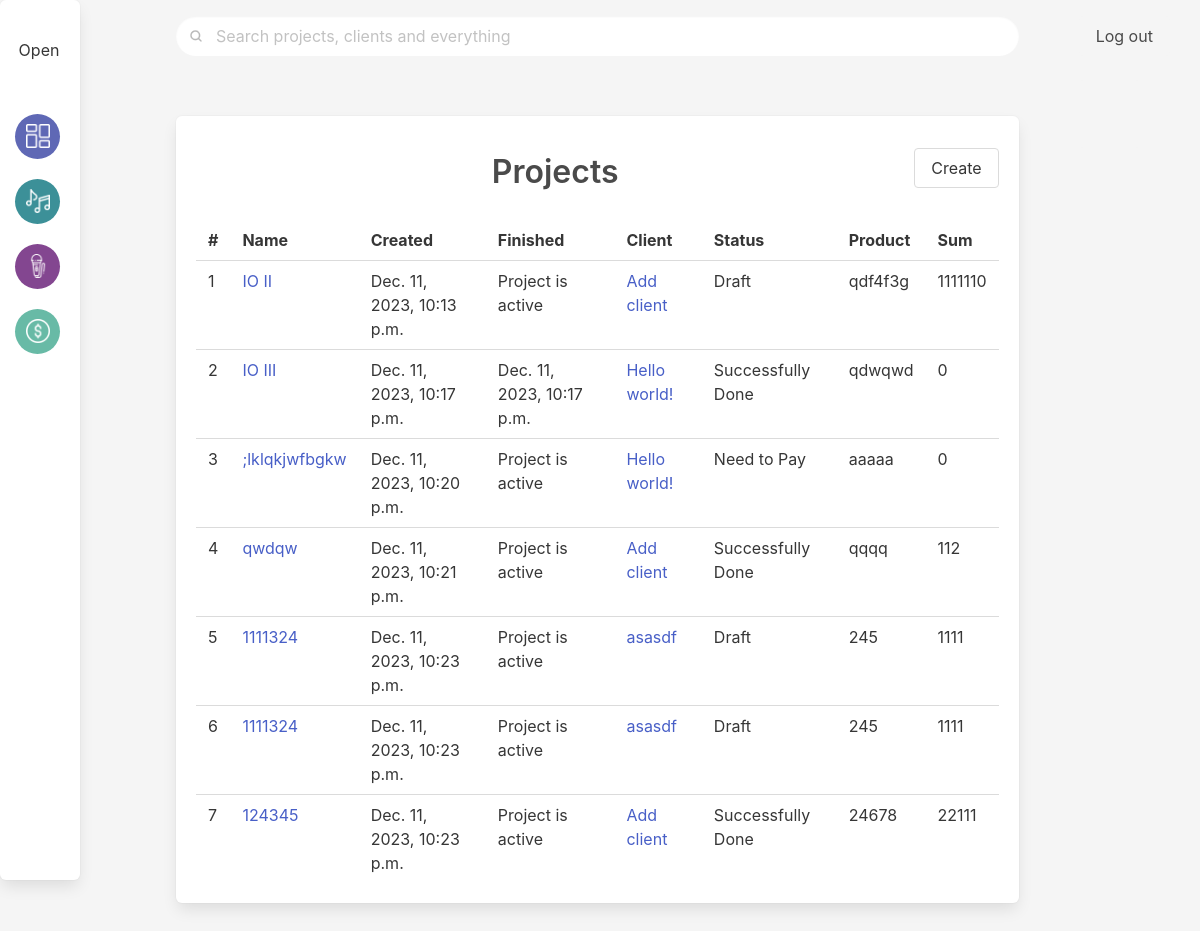
The app's page /projects/, older data.
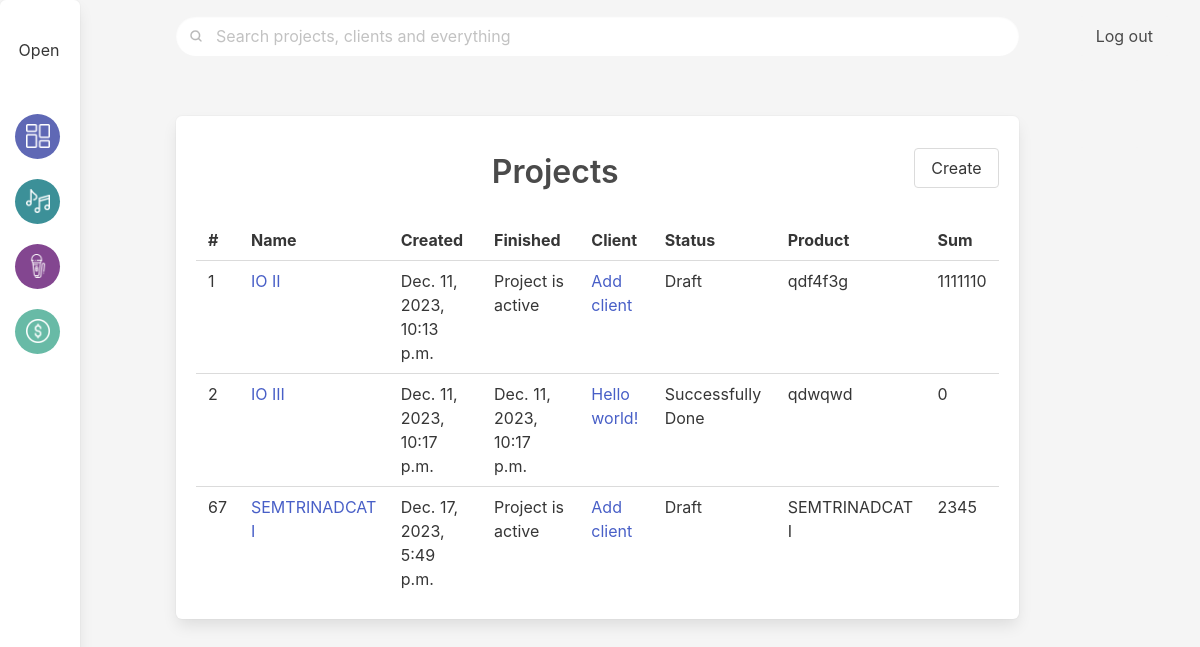
The same page, newer data.
### ipmalpha/models.py (models this page shows, shortened)
class Project(models.Model):
    project_name = models.CharField(max_length=512, unique = True)
    project_created = models.DateTimeField(null=True, default=timezone.now)
    project_finished = models.DateTimeField(null=True)
    project_status = models.ForeignKey(Status, on_delete=models.PROTECT, null=True, default="Draft")
    project_client = models.ForeignKey(Client, on_delete=models.PROTECT, null=True, related_name='project')
    project_product = models.CharField(max_length=512)
    project_sum = models.IntegerField(default=0)
    def get_absolute_url(self):
        return reverse("project_detail", kwargs={'pk': self.pk})
    class Meta:
        ordering = ["pk"]
        verbose_name = "project"
        verbose_name_plural = "projects"
    pass

class Status(models.Model):
    status_name = models.CharField(max_length=100)
    status_color = models.CharField(max_length=512, default='table-primary')
    def __str__(self):
        return self.status_name
    class Meta:
        ordering = ["id"]
        verbose_name = "status"
        verbose_name_plural = "statuses"
    pass

### ipmclients/models.py (models this page shows, shortened)
class Client(models.Model):
    client_name = models.CharField(max_length=512, unique = True)
    def __str__(self):
        return self.client_name
    client_contact = models.CharField(max_length=512, null=True)
    client_telegram = models.CharField(max_length=64, null=True)
    client_phone = models.CharField(max_length=11, null=True)
    client_roletype = models.CharField(max_length=512, null=True)
    client_agreements = models.CharField(max_length=1024, null=True)
    client_active = models.BooleanField(default=True)
    def get_absolute_url(self):
        return reverse("client_detail", kwargs={'pk': self.pk})
    class Meta:
        ordering = ["id"]
        verbose_name = "client"
        verbose_name_plural = "clients"
    pass

### ipmalpha/views.py (the view)
# urls.py: path('projects/', projects_page, name="projects_page"),
def projects_page(request):
    all_projects = Project.objects.all()
    successmessagetext = ""
    if request.method == 'POST':
        projectform = AddProjectForm(request.POST)
        if projectform.is_valid():
            successmessagetext = 'Successfully created the project'
            try:
                projectform.save()
                messages.success(request, 'Project Added')
                return HttpResponseRedirect(reverse('projects_page'))
            except:
                projectform.add_error(None, "Error")
                projectform = AddProjectForm()
    else:
        projectform = AddProjectForm()
    client_results = Client.objects.all()
    return render(request, 'projects_page.html', {'projects': Project.objects.all(), 'projectform': projectform, 'all_projects': all_projects, 'transaction': Transaction.objects.all(), 'showclient': client_results, 'successmessagetext': successmessagetext})

### templates/projects_page.html (shortened to what this page needs)
{% extends 'main/index.html' %}
{% load static %}
{% block content %}
<div class="column is-11 py-6 px-6">
    <div class="box has-background-white">
    <h1 class="is-size-3 has-text-centered has-text-weight-semibold pt-3 pb-5">Projects
      <button class="button is-pulled-right modalProjectsFormButton" data-target="modalProjectsForm">Create</button></h1>
    <table class="table is-hoverable is-fullwidth">
      <tr>
        <th>#
        </th>
        <th>Name
        </th>
        <th>Created
        </th>
        <th>Finished
        </th>
        <th>Client
        </th>
        <th>Status
        </th>
        <th>Product
        </th>
        <th>Sum
        </th>
      </tr>
      {% if projects %}
        {% for project in projects %}
        <tr class="is-size-6 truncate-text">
          <td>{{ project.id }}
          </td>
          <td class="truncate-text"><a href="{{ project.get_absolute_url }}"> {{ project.project_name }}</a>
          </td>
          <td>{{ project.project_created }}
          </td>
          <td>{% if project.project_finished %}
            {{ project.project_finished }}
            {% else %}
            Project is active
            {% endif %}
          </td>
          <td><a href="{{ project.project_client.get_absolute_url }}">{{ project.project_client.client_name }} </a>
          </td>
          <td><span class="text-{{ project.project_status.status_color }}"> {{ project.project_status }} </span>
          </td>
          <td>{{ project.project_product }}
          </td>
          <td>{{ project.project_sum }}
          </td>
        </tr>
        {% endfor %}
        {% else %}
        <tr>
          <td></td>
          <td colspan="8"><span class="text-secondary">No projects yet. Create a project in a right sidebar to start working. </span> </td>
        </tr>
        {% endif%}
    </table>
    </div>
  </div>
  <div class="column is-1">
    <div class="">
      <div class="notification notification-on-top is-primary is-hidden has-text-grey-light pt-6 pl-0 ml-0">
      </div>
    </div>
  </div>
  {% endblock %}

### templates/main/index.html (shortened to what this page needs)
{% load static %}
<!DOCTYPE html>
<html class="has-background-light">
  <head>
    <link rel="stylesheet" href="https://cdn.jsdelivr.net/npm/bulma@0.9.4/css/bulma.min.css">
    <link type="text/css" rel="stylesheet" href="{% static 'css/styles.css'%}">
  </head>
  <body>
    {% include 'main/sidebar.html' %}
    <section class="section body-content pt-4">
        <div class="columns pl-6">
          {% include 'main/toolbar.html' %}
        </div>
        <div class="columns pl-6">
          {% block content %}
          {% endblock %}
        </div>
    </section>
  </body>
</html>

### templates/main/sidebar.html (shortened to what this page needs)
{% load static %}
<div class="box has-background-white sidebar-small is-pulled-left is-ghost">
    <button class="button open-sidebar pl-5">Open</button>
    <div class="sidebar-content">
    <ul class="pt-5">
      <li class="sidebar-icon  dashboard-icon"><a href="/"><img src="{% static 'assets/img/dashboard-white.png'%}" class="icon"></a></li>
      <li class="sidebar-icon  projects-icon"><a href="/projects/"><img src="{% static 'assets/img/projects-white.png'%}" class="icon"/></a></li>
      <li class="sidebar-icon  clients-icon"><a href="/clients/"><img src="{% static 'assets/img/clients-white.png'%}" class="icon"/></a></li>
      <li class="sidebar-icon  finance-icon"><a href="/finance/"><img src="{% static 'assets/img/finance-white.png'%}" class="icon"/></a></li>
    </ul>
  </div>
</div>

### templates/main/toolbar.html (shortened to what this page needs)
{% load static %}
<div class="column is-11 pl-6 pr-6">
        <div class="field">
            <p class="control has-icons-left">
              <input class="input is-rounded" type="text" placeholder="Search projects, clients and everything">
              <span class="icon is-small is-left">
              </span>
            </p>
          </div>
    </div>
    <div class="column is-1 pr-6">
        <button class="button is-light">Log out</button>
    </div>

### static/css/styles.css (style rules this page uses)
.sidebar-small { height: 110vh; position: sticky; display: inline-block; vertical-align: top; max-height: 100%; height: 110vh; overflow-y: auto; width: 10vh; top: 0; bottom: 0; padding-left: 15px; padding-top: 30px; padding-right: 30px; }
.open-sidebar { border: 0px; width: 30px; }
.sidebar-icon { margin-top: 20px; color: white; display: block; width: 45px; height: 45px; border-radius: 100px; background-color: grey; text-align: center; line-height: 42pt; }
.dashboard-icon { background-color: #5F68B5; }
.projects-icon { background-color: #3C9098; }
.clients-icon { background-color: #834690; }
.finance-icon { background-color: #68BAA6; }
.input { border: 0px; }
.body-content { margin: 0px; }

Row changes from the older to the newer data that the page shows:
removed Project: id "3", project_name ";lklqkjwfbgkw", project_created "Dec. 11, 2023, 10:20 p.m.", shows "Project is active", project_client.client_name "Hello world!", project_status "Need to Pay", project_product "aaaaa", project_sum "0"
removed Project: id "4", project_name "qwdqw", project_created "Dec. 11, 2023, 10:21 p.m.", shows "Project is active", project_client.client_name "Add client", project_status "Successfully Done", project_product "qqqq", project_sum "112"
removed Project: id "5", project_name "1111324", project_created "Dec. 11, 2023, 10:23 p.m.", shows "Project is active", project_client.client_name "asasdf", project_status "Draft", project_product "245", project_sum "1111"
removed Project: id "6", project_name "1111324", project_created "Dec. 11, 2023, 10:23 p.m.", shows "Project is active", project_client.client_name "asasdf", project_status "Draft", project_product "245", project_sum "1111"
removed Project: id "7", project_name "124345", project_created "Dec. 11, 2023, 10:23 p.m.", shows "Project is active", project_client.client_name "Add client", project_status "Successfully Done", project_product "24678", project_sum "22111"
added Project: id "67", project_name "SEMTRINADCAT I", project_created "Dec. 17, 2023, 5:49 p.m.", shows "Project is active", project_client.client_name "Add client", project_status "Draft", project_product "SEMTRINADCAT I", project_sum "2345"
